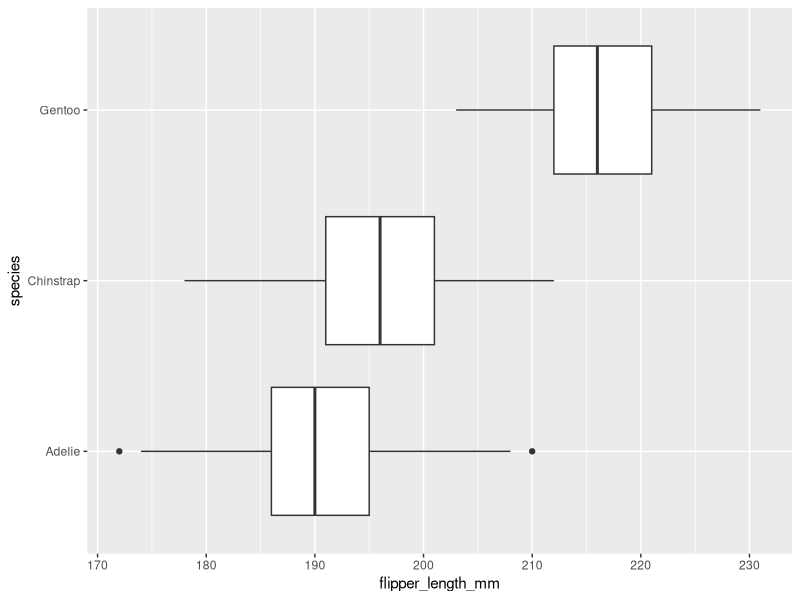
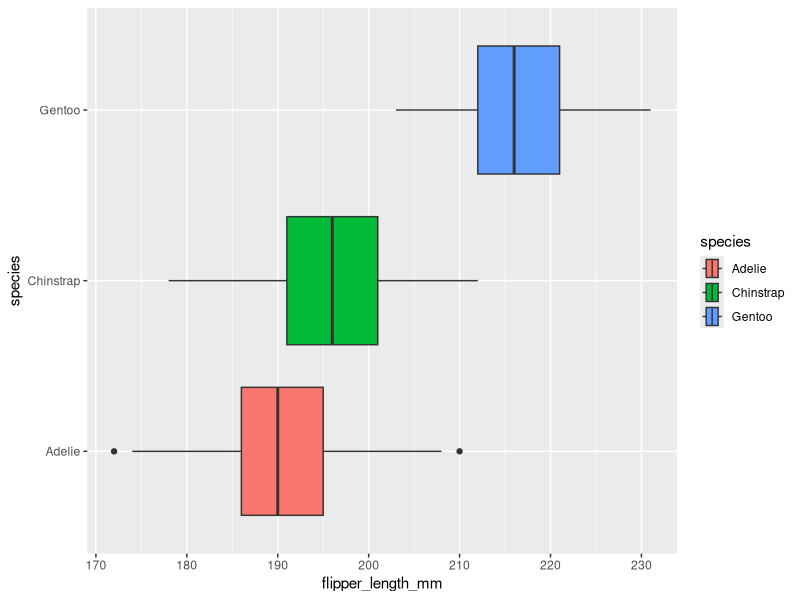
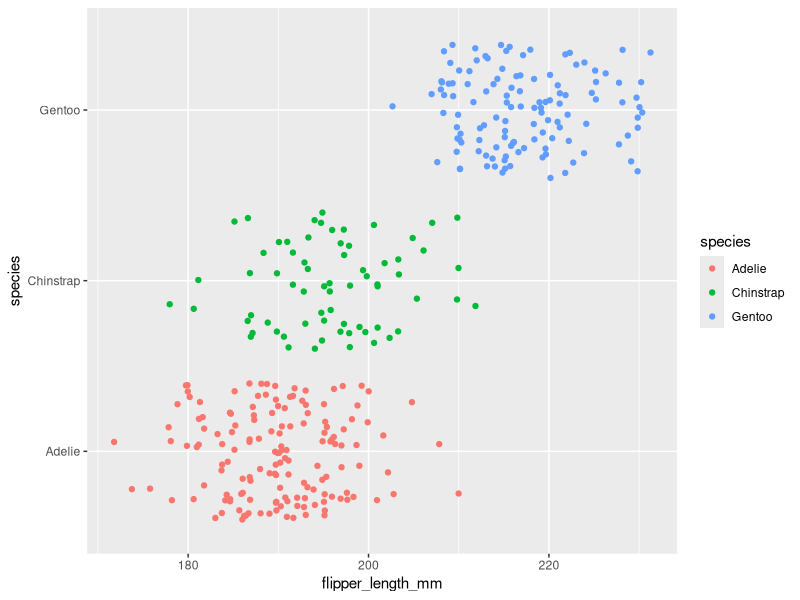
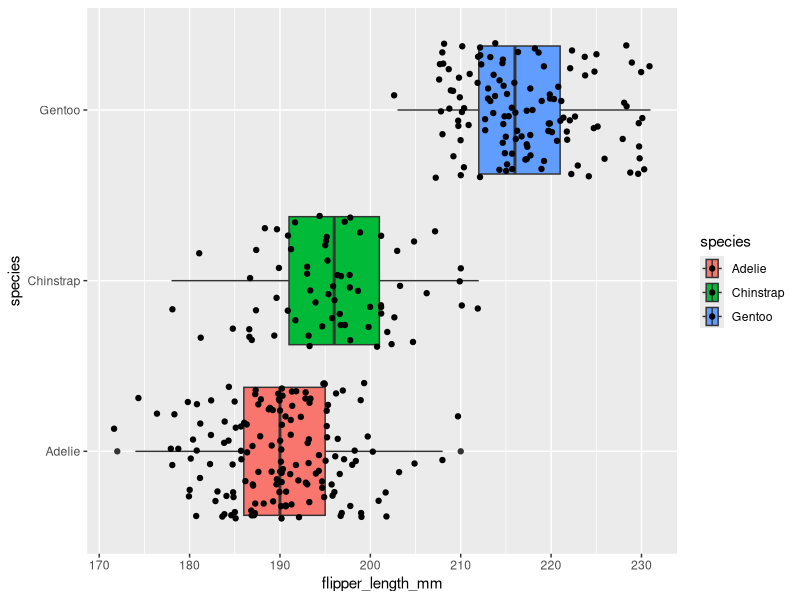
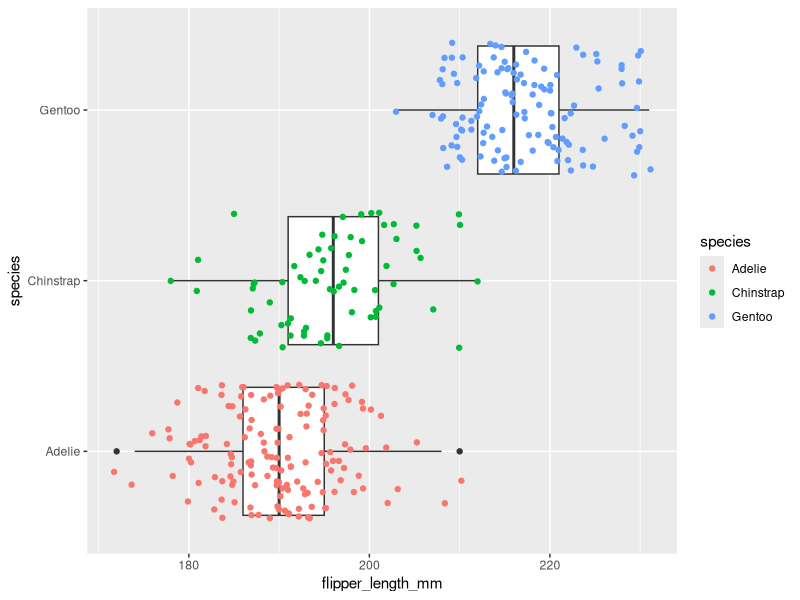

Reproduce these figures in R, in order.
## ---- chunk 1
knitr::opts_chunk$set(error = TRUE)
## ---- chunk 2
library(palmerpenguins)
penguins
## ---- chunk 3
library(ggplot2)
## ---- chunk 4
ggplot(data = penguins, mapping = aes(x = flipper_length_mm, y = species)) +
  geom_boxplot()
## ---- chunk 5
ggplot(data = penguins, mapping = aes(x = flipper_length_mm, y = species, fill = species)) +
  geom_boxplot()
## ---- chunk 6
ggplot(data = penguins, mapping = aes(x = flipper_length_mm, y = species, color = species)) +
  geom_jitter()
## ---- chunk 7
ggplot(data = penguins, mapping = aes(x = flipper_length_mm, y = species, fill = species)) +
  geom_boxplot()+
  geom_jitter()
## ---- chunk 8
ggplot(data=penguins)+
  geom_boxplot(mapping = aes(x= flipper_length_mm, y=species))+
  geom_jitter(mapping = aes(x= flipper_length_mm, y=species, color = species))
## ---- chunk 9

## ---- chunk 10

## ---- chunk 11

## ---- chunk 12

## ---- chunk 13

## ---- chunk 14

